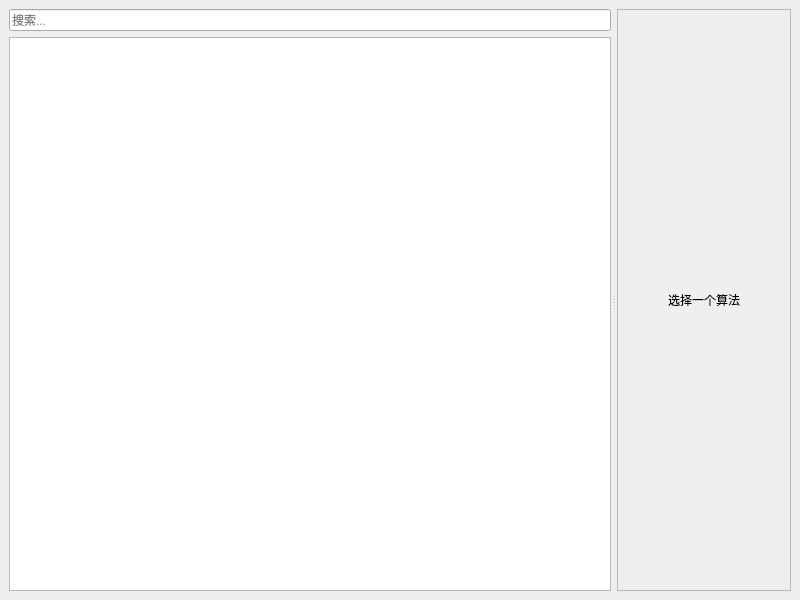
<?xml version="1.0" encoding="UTF-8"?>
<ui version="4.0">
 <class>MainWindow</class>
 <widget class="QMainWindow" name="MainWindow">
  <property name="geometry">
   <rect>
    <x>0</x>
    <y>0</y>
    <width>800</width>
    <height>600</height>
   </rect>
  </property>
  <property name="windowTitle">
   <string>MainWindow</string>
  </property>
  <widget class="QWidget" name="centralwidget">
   <layout class="QHBoxLayout" name="horizontalLayout">
    <item>
     <widget class="QSplitter" name="mainSplitter">
      <property name="orientation">
       <enum>Qt::Horizontal</enum>
      </property>
      <property name="handleWidth">
       <number>6</number>
      </property>
      <widget class="QWidget" name="">
       <layout class="QVBoxLayout" name="listAndSearchLayout">
        <item>
         <widget class="QLineEdit" name="searchBoxLineEdit">
          <property name="placeholderText">
           <string>搜索...</string>
          </property>
         </widget>
        </item>
        <item>
         <widget class="QListWidget" name="cipherListWidget"/>
        </item>
       </layout>
      </widget>
      <widget class="QLabel" name="dummyLabel">
       <property name="frameShape">
        <enum>QFrame::StyledPanel</enum>
       </property>
       <property name="frameShadow">
        <enum>QFrame::Raised</enum>
       </property>
       <property name="text">
        <string>选择一个算法</string>
       </property>
       <property name="alignment">
        <set>Qt::AlignCenter</set>
       </property>
      </widget>
     </widget>
    </item>
   </layout>
  </widget>
  <widget class="QMenuBar" name="menubar">
   <property name="geometry">
    <rect>
     <x>0</x>
     <y>0</y>
     <width>800</width>
     <height>35</height>
    </rect>
   </property>
  </widget>
 </widget>
 <resources/>
 <connections/>
</ui>
